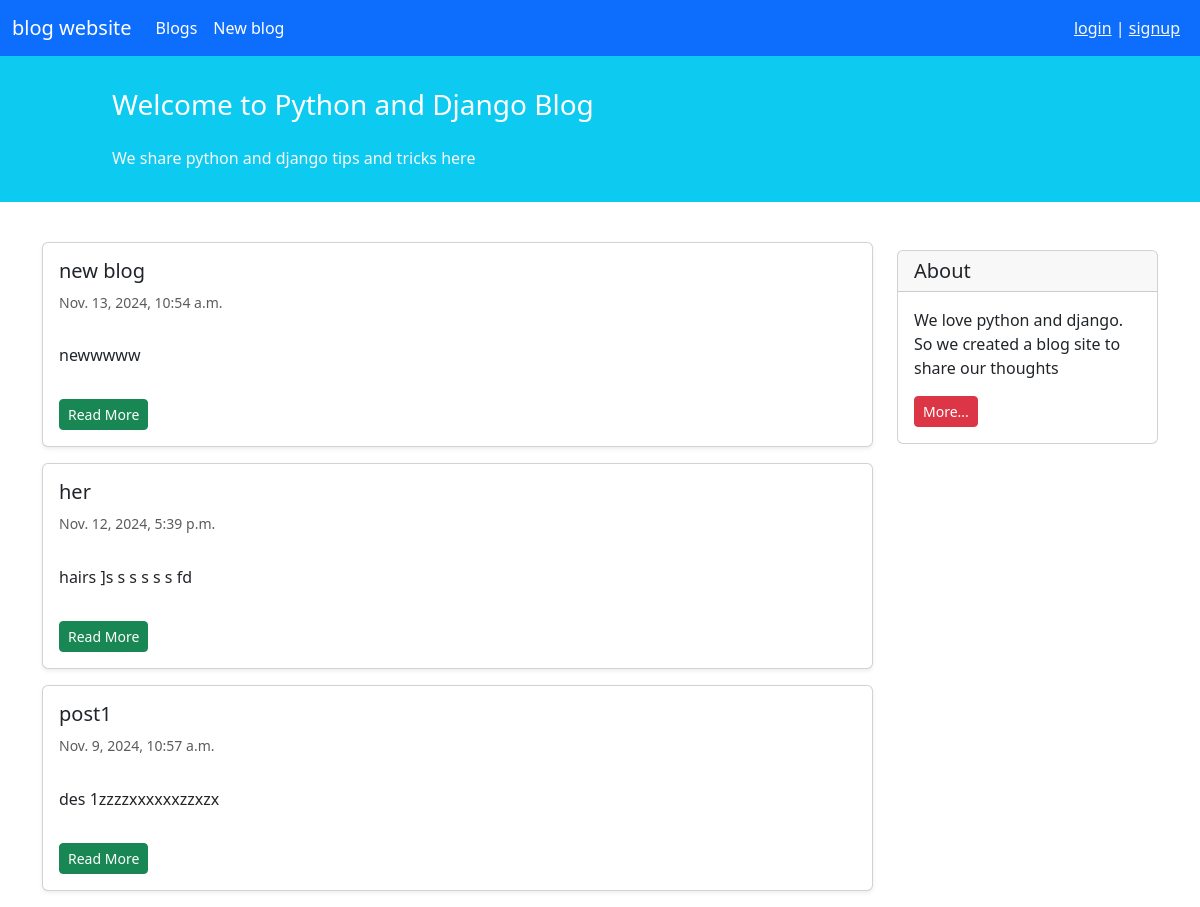
Page /post/list/ on the earlier database version.
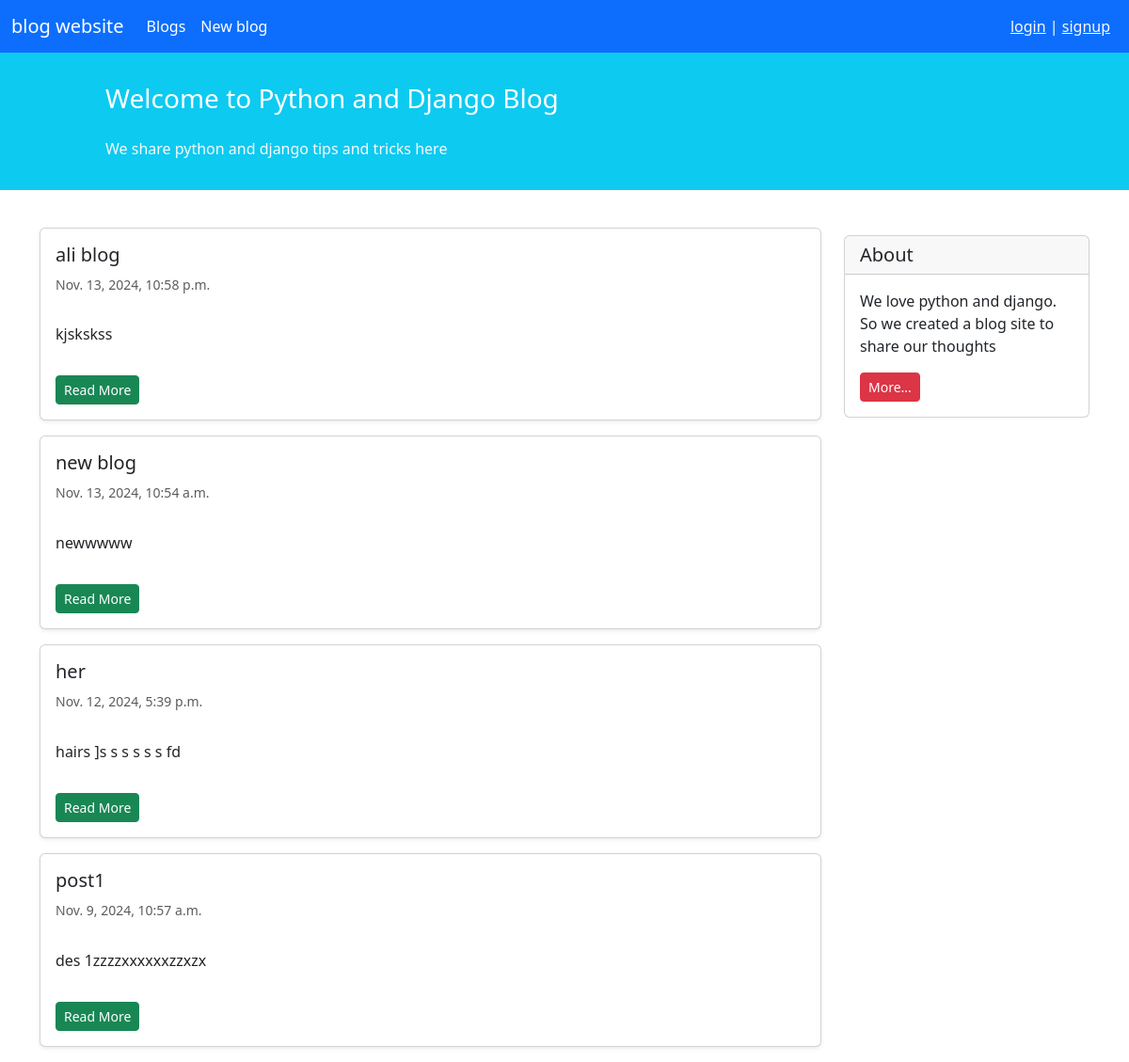
Same page on the later database version.
### blog/models.py (models this page shows, shortened)
class Post(models.Model):
    STATUS_CONDITION = (
        ('PUB', 'PUBLISHED'),
        ('DRF', 'DRAFT')
    )
    title = models.CharField(max_length=100)
    description = models.TextField()
    author = models.ForeignKey('auth.User', on_delete=models.CASCADE)
    datetime_created = models.DateTimeField(auto_now_add=True)
    datetime_modified = models.DateTimeField(auto_now=True)
    status = models.CharField(choices=STATUS_CONDITION, max_length=5, default=STATUS_CONDITION[0][0])

### blog/views.py (the view)
# urls.py: path('list/', PostListView.as_view(), name='post_list'),
class PostListView(generic.ListView):
    template_name = 'blog/post_list.html'
    context_object_name = 'posts'
    def get_queryset(self):
        return Post.objects.filter(status='PUB').order_by('-datetime_modified')

### blog/templates/blog/post_list.html (shortened to what this page needs)
{% extends '_base.html' %}
{% block content %}
    <div class="container mt-4">
        <div class="row">
            <div class="col-9">
                {% for post in posts %}
                    <div class="card shadow-sm my-3">
                        <div class="card-body">
                            <h5 class="card-title">{{ post.title}}</h5>
                            <h6 class="card-subtitle mb-2 text-muted small py-2">{{ post.datetime_created }}</h6>
                            <p class="card-text py-3">{{ post.description }}</p>
                            <a href="{% url 'post_detail' post.id %}" class="btn btn-sm btn-success">Read More</a>
                        </div>
                    </div>
                {% endfor %}
            </div>
            <div class="col-3">
                <div class="card my-4">
                    <h5 class="card-header">About</h5>
                    <div class="card-body">
                        <p class="card-text">We love python and django. So we created a blog site to share our
                            thoughts</p>
                        <a href="#"
                           class="btn btn-sm btn-danger">
                            More...
                        </a>
                    </div>
                </div>
            </div>
        </div>
    </div>
{% endblock content %}

### templates/_base.html (shortened to what this page needs)
<!doctype html>
<html lang="en">
<head>
    <link href="https://cdn.jsdelivr.net/npm/bootstrap@5.3.2/dist/css/bootstrap.min.css" rel="stylesheet"
>
</head>
<body>
<nav class="navbar navbar-expand-lg navbar-dark bg-primary">
    <div class="container-fluid">
        <a class="navbar-brand" href="#">blog website</a>
        <div class="collapse navbar-collapse" id="navbarNavAltMarkup">
            <div class="navbar-nav">
                <a class="nav-link active" aria-current="page" href="{% url 'post_list' %}">Blogs</a>
                <a class="nav-link active" href="{% url 'post_create' %}">New blog</a>
            </div>
        </div>
        {% if user.is_authenticated %}
            <div class="mx-2 text-white">
                Welcome {{ user.username }} |
                <form action="{% url 'logout' %}" method="post">
                    {% csrf_token %}
                    <input type="submit" value="logout">
                </form>
            </div>
        {% else %}
            <div class="mx-2 text-white">
                <a class="text-light" href="{% url 'login' %}">login</a> |
                <a class="text-light" href="{% url 'signup' %}">signup</a>
            </div>
        {% endif %}
    </div>
</nav>
<div class="container-fluid bg-info">
    <div class="row py-3">
        <div class="col-md-8 col-md-10 mx-auto">
            <h3 class="my-4 mt-3 text-white">Welcome to Python and Django Blog</h3>
            <p class="text-light">We share python and django tips and tricks here</p>
        </div>
    </div>
</div>
{% block content %}
{% endblock content %}
</body>
</html>

Differences in the rows shown:
added Post: title "ali blog", datetime_created "Nov. 13, 2024, 10:58 p.m.", description "kjskskss"
